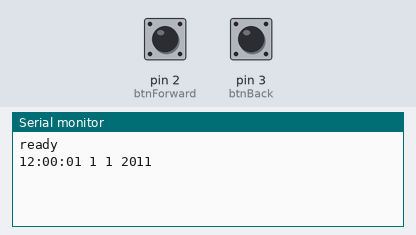
The sketch below on a simulated Arduino Uno, built with avr-gcc and run on an emulated ATmega328P. Shown: the last lines printed to the serial monitor. The inputs (shaded band) are chosen by the test bench; at power-on: pin 2 (btnForward) HIGH, pin 3 (btnBack) HIGH.

Above: at 1.2 s.
1.3 s: pin 2 (btnForward) pulled LOW for 0.15 s
At 2.3 s:
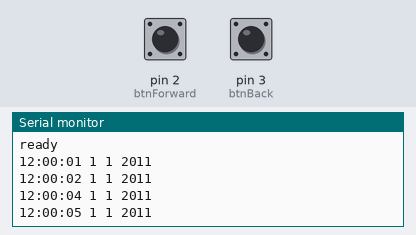
2.9 s: pin 3 (btnBack) pulled LOW for 0.15 s
At 3.8 s:
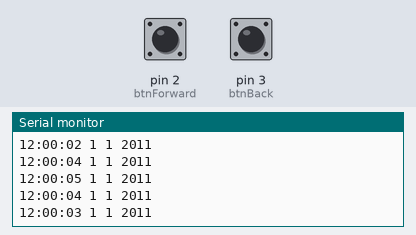
4.5 s: pin 2 (btnForward) pulled LOW for 1 s
At 6.6 s:
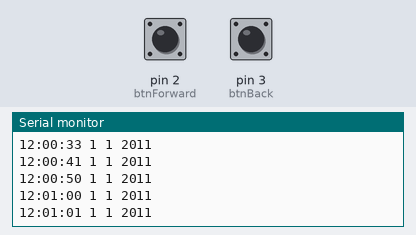
7.0 s: pin 3 (btnBack) pulled LOW for 1 s
At 9.8 s:
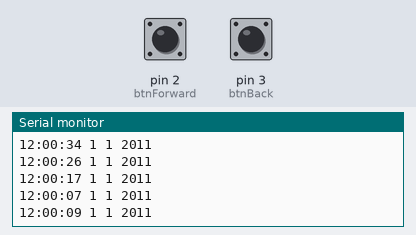
Timing chart, 0 to 10.5 s (numbered marks = the images above; inputs shaded):
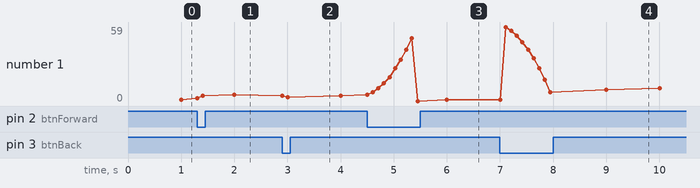

The sketch:

ch12r4B.pde
```cpp
/*
   AdjustClockTime sketch
   buttons on pins 2 and 3 adjust the time
 */

#include <Time.h>

const int  btnForward = 2;  // button to move time forward
const int  btnBack = 3;     // button to move time back

unsigned long  prevtime;   // when the clock was last displayed

void setup()
{
  digitalWrite(btnForward, HIGH);  // enable internal pull-up resistors
  digitalWrite(btnBack, HIGH);
  setTime(12,0,0,1,1,11); // start with the time set to noon Jan 1 2011
  Serial.begin(9600);
  Serial.println("ready");
}

void loop()
{
  prevtime = now();   // note the time
  while( prevtime == now() )    // stay in this loop till the second changes
  {
      // check if the set button pressed while waiting for second to roll over
     if(checkSetTime())
         prevtime = now();   //  time changed so reset start time
  }
  digitalClockDisplay();
}

// functions checks to see if the time should be adjusted
// returns true if time was changed
boolean checkSetTime()
{
int step;   // the number of seconds to move (backwards if negative
boolean isTimeAdjusted = false;  // set to true if the time is adjusted
  step = 1;   // ready to step forwards
  while(digitalRead(btnForward)== LOW)
  {
     adjustTime(step);
     isTimeAdjusted = true; // to tell the user that the time has changed
     step = step + 1; // next step will be bigger
     digitalClockDisplay(); // update clock
     delay(100);
  }
  step = -1;   // negative numbers step backwards
  while(digitalRead(btnBack)== LOW)
  {
     adjustTime(step);
     isTimeAdjusted = true; // to tell the user that the time has changed
     step = step - 1; // next step will be a bigger negative number
     digitalClockDisplay(); // update clock
     delay(100);
  }
  return isTimeAdjusted;  // tell the user if the time was adjusted
}

void digitalClockDisplay(){
  // digital clock display of the time
  Serial.print(hour());
  printDigits(minute());
  printDigits(second());
  Serial.print(" ");
  Serial.print(day());
  Serial.print(" ");
  Serial.print(month());
  Serial.print(" ");
  Serial.print(year());
  Serial.println();
}

void printDigits(int digits){
  // utility function for clock display: prints preceding colon and leading 0
  Serial.print(":");
  if(digits < 10)
    Serial.print('0');
  Serial.print(digits);
}
```

Measured:
- after the input at 1.3 s, the serial monitor: prints a new line after 0.11 s (image 1)
- after the input at 2.9 s, the serial monitor: prints a new line after 0.11 s (image 2)
- after the input at 4.5 s, the serial monitor: prints a new line after 0.11 s (image 3)
- after the input at 7.0 s, the serial monitor: prints a new line after 0.11 s (image 4)
- plotted number 1: 1 → 5 after the input at 1.3 s
